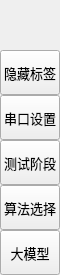
        <widget class="QFrame" name="leftMenuBg">
         <property name="minimumSize">
          <size>
           <width>60</width>
           <height>0</height>
          </size>
         </property>
         <property name="maximumSize">
          <size>
           <width>60</width>
           <height>16777215</height>
          </size>
         </property>
         <property name="frameShape">
          <enum>QFrame::NoFrame</enum>
         </property>
         <property name="frameShadow">
          <enum>QFrame::Raised</enum>
         </property>
         <layout class="QVBoxLayout" name="verticalLayout_3">
          <property name="spacing">
           <number>0</number>
          </property>
          <property name="leftMargin">
           <number>0</number>
          </property>
          <property name="topMargin">
           <number>0</number>
          </property>
          <property name="rightMargin">
           <number>0</number>
          </property>
          <property name="bottomMargin">
           <number>0</number>
          </property>
          <item>
           <widget class="QFrame" name="topLogoInfo">
            <property name="minimumSize">
             <size>
              <width>0</width>
              <height>50</height>
             </size>
            </property>
            <property name="maximumSize">
             <size>
              <width>16777215</width>
              <height>50</height>
             </size>
            </property>
            <property name="frameShape">
             <enum>QFrame::NoFrame</enum>
            </property>
            <property name="frameShadow">
             <enum>QFrame::Raised</enum>
            </property>
            <widget class="QFrame" name="topLogo">
             <property name="geometry">
              <rect>
               <x>10</x>
               <y>5</y>
               <width>42</width>
               <height>42</height>
              </rect>
             </property>
             <property name="minimumSize">
              <size>
               <width>42</width>
               <height>42</height>
              </size>
             </property>
             <property name="maximumSize">
              <size>
               <width>42</width>
               <height>42</height>
              </size>
             </property>
             <property name="autoFillBackground">
              <bool>false</bool>
             </property>
             <property name="styleSheet">
              <string notr="true">background-color: transparent;
background-image: url(:/images/images/images/Enose_50_50.png);
background-position: centered;
background-repeat: no-repeat;
</string>
             </property>
             <property name="frameShape">
              <enum>QFrame::NoFrame</enum>
             </property>
             <property name="frameShadow">
              <enum>QFrame::Raised</enum>
             </property>
            </widget>
            <widget class="QLabel" name="titleLeftApp">
             <property name="geometry">
              <rect>
               <x>70</x>
               <y>8</y>
               <width>160</width>
               <height>20</height>
              </rect>
             </property>
             <property name="text">
              <string>PyDracula</string>
             </property>
             <property name="alignment">
              <set>Qt::AlignLeading|Qt::AlignLeft|Qt::AlignTop</set>
             </property>
            </widget>
           </widget>
          </item>
          <item>
           <widget class="QFrame" name="leftMenuFrame">
            <property name="frameShape">
             <enum>QFrame::NoFrame</enum>
            </property>
            <property name="frameShadow">
             <enum>QFrame::Raised</enum>
            </property>
            <layout class="QVBoxLayout" name="verticalMenuLayout">
             <property name="spacing">
              <number>0</number>
             </property>
             <property name="leftMargin">
              <number>0</number>
             </property>
             <property name="topMargin">
              <number>0</number>
             </property>
             <property name="rightMargin">
              <number>0</number>
             </property>
             <property name="bottomMargin">
              <number>0</number>
             </property>
             <item>
              <widget class="QFrame" name="toggleBox">
               <property name="maximumSize">
                <size>
                 <width>16777215</width>
                 <height>45</height>
                </size>
               </property>
               <property name="frameShape">
                <enum>QFrame::NoFrame</enum>
               </property>
               <property name="frameShadow">
                <enum>QFrame::Raised</enum>
               </property>
               <layout class="QVBoxLayout" name="verticalLayout_4">
                <property name="spacing">
                 <number>0</number>
                </property>
                <property name="leftMargin">
                 <number>0</number>
                </property>
                <property name="topMargin">
                 <number>0</number>
                </property>
                <property name="rightMargin">
                 <number>0</number>
                </property>
                <property name="bottomMargin">
                 <number>0</number>
                </property>
                <item>
                 <widget class="QPushButton" name="toggleButton">
                  <property name="sizePolicy">
                   <sizepolicy hsizetype="Expanding" vsizetype="Fixed">
                    <horstretch>0</horstretch>
                    <verstretch>0</verstretch>
                   </sizepolicy>
                  </property>
                  <property name="minimumSize">
                   <size>
                    <width>0</width>
                    <height>45</height>
                   </size>
                  </property>
                  <property name="font">
                   <font>
                    <family>SimSun</family>
                    <pointsize>10</pointsize>
                    <weight>50</weight>
                    <italic>false</italic>
                    <bold>false</bold>
                   </font>
                  </property>
                  <property name="cursor">
                   <cursorShape>PointingHandCursor</cursorShape>
                  </property>
                  <property name="layoutDirection">
                   <enum>Qt::LeftToRight</enum>
                  </property>
                  <property name="styleSheet">
                   <string notr="true">background-image: url(:/icons/images/icons/icon_menu.png);</string>
                  </property>
                  <property name="text">
                   <string>隐藏标签</string>
                  </property>
                 </widget>
                </item>
               </layout>
              </widget>
             </item>
             <item alignment="Qt::AlignTop">
              <widget class="QFrame" name="topMenu">
               <property name="frameShape">
                <enum>QFrame::NoFrame</enum>
               </property>
               <property name="frameShadow">
                <enum>QFrame::Raised</enum>
               </property>
               <layout class="QVBoxLayout" name="verticalLayout_8">
                <property name="spacing">
                 <number>0</number>
                </property>
                <property name="leftMargin">
                 <number>0</number>
                </property>
                <property name="topMargin">
                 <number>0</number>
                </property>
                <property name="rightMargin">
                 <number>0</number>
                </property>
                <property name="bottomMargin">
                 <number>0</number>
                </property>
                <item>
                 <widget class="QPushButton" name="btn_serial">
                  <property name="sizePolicy">
                   <sizepolicy hsizetype="Expanding" vsizetype="Fixed">
                    <horstretch>0</horstretch>
                    <verstretch>0</verstretch>
                   </sizepolicy>
                  </property>
                  <property name="minimumSize">
                   <size>
                    <width>0</width>
                    <height>45</height>
                   </size>
                  </property>
                  <property name="font">
                   <font>
                    <family>SimSun</family>
                    <pointsize>10</pointsize>
                    <weight>50</weight>
                    <italic>false</italic>
                    <bold>false</bold>
                   </font>
                  </property>
                  <property name="cursor">
                   <cursorShape>PointingHandCursor</cursorShape>
                  </property>
                  <property name="layoutDirection">
                   <enum>Qt::LeftToRight</enum>
                  </property>
                  <property name="styleSheet">
                   <string notr="true">background-image: url(:/icons/images/icons/cil-home.png);</string>
                  </property>
                  <property name="text">
                   <string>串口设置</string>
                  </property>
                 </widget>
                </item>
                <item>
                 <widget class="QPushButton" name="btn_test">
                  <property name="sizePolicy">
                   <sizepolicy hsizetype="Expanding" vsizetype="Fixed">
                    <horstretch>0</horstretch>
                    <verstretch>0</verstretch>
                   </sizepolicy>
                  </property>
                  <property name="minimumSize">
                   <size>
                    <width>0</width>
                    <height>45</height>
                   </size>
                  </property>
                  <property name="font">
                   <font>
                    <family>SimSun</family>
                    <pointsize>10</pointsize>
                    <weight>50</weight>
                    <italic>false</italic>
                    <bold>false</bold>
                   </font>
                  </property>
                  <property name="cursor">
                   <cursorShape>PointingHandCursor</cursorShape>
                  </property>
                  <property name="layoutDirection">
                   <enum>Qt::LeftToRight</enum>
                  </property>
                  <property name="styleSheet">
                   <string notr="true">background-image: url(:/icons/images/icons/cil-gamepad.png);</string>
                  </property>
                  <property name="text">
                   <string>测试阶段</string>
                  </property>
                 </widget>
                </item>
                <item>
                 <widget class="QPushButton" name="btn_alg">
                  <property name="sizePolicy">
                   <sizepolicy hsizetype="Expanding" vsizetype="Fixed">
                    <horstretch>0</horstretch>
                    <verstretch>0</verstretch>
                   </sizepolicy>
                  </property>
                  <property name="minimumSize">
                   <size>
                    <width>0</width>
                    <height>45</height>
                   </size>
                  </property>
                  <property name="font">
                   <font>
                    <family>SimSun</family>
                    <pointsize>10</pointsize>
                    <weight>50</weight>
                    <italic>false</italic>
                    <bold>false</bold>
                   </font>
                  </property>
                  <property name="cursor">
                   <cursorShape>PointingHandCursor</cursorShape>
                  </property>
                  <property name="layoutDirection">
                   <enum>Qt::LeftToRight</enum>
                  </property>
                  <property name="styleSheet">
                   <string notr="true">background-image: url(:/icons/images/icons/cil-file.png);</string>
                  </property>
                  <property name="text">
                   <string>算法选择</string>
                  </property>
                 </widget>
                </item>
                <item>
                 <widget class="QPushButton" name="btn_ai">
                  <property name="sizePolicy">
                   <sizepolicy hsizetype="Expanding" vsizetype="Fixed">
                    <horstretch>0</horstretch>
                    <verstretch>0</verstretch>
                   </sizepolicy>
                  </property>
                  <property name="minimumSize">
                   <size>
                    <width>0</width>
                    <height>45</height>
                   </size>
                  </property>
                  <property name="font">
                   <font>
                    <family>SimSun</family>
                    <pointsize>10</pointsize>
                    <weight>50</weight>
                    <italic>false</italic>
                    <bold>false</bold>
                   </font>
                  </property>
                  <property name="cursor">
                   <cursorShape>PointingHandCursor</cursorShape>
                  </property>
                  <property name="layoutDirection">
                   <enum>Qt::LeftToRight</enum>
                  </property>
                  <property name="styleSheet">
                   <string notr="true">background-image: url(:/icons/images/icons/cil-save.png)</string>
                  </property>
                  <property name="text">
                   <string>大模型</string>
                  </property>
                 </widget>
                </item>
               </layout>
              </widget>
             </item>
             <item>
              <widget class="QFrame" name="bottomMenu">
               <property name="frameShape">
                <enum>QFrame::NoFrame</enum>
               </property>
               <property name="frameShadow">
                <enum>QFrame::Raised</enum>
               </property>
               <layout class="QVBoxLayout" name="verticalLayout_9">
                <property name="spacing">
                 <number>0</number>
                </property>
                <property name="leftMargin">
                 <number>0</number>
                </property>
                <property name="topMargin">
                 <number>0</number>
                </property>
                <property name="rightMargin">
                 <number>0</number>
                </property>
                <property name="bottomMargin">
                 <number>0</number>
                </property>
               </layout>
              </widget>
             </item>
            </layout>
           </widget>
          </item>
         </layout>
        </widget>
